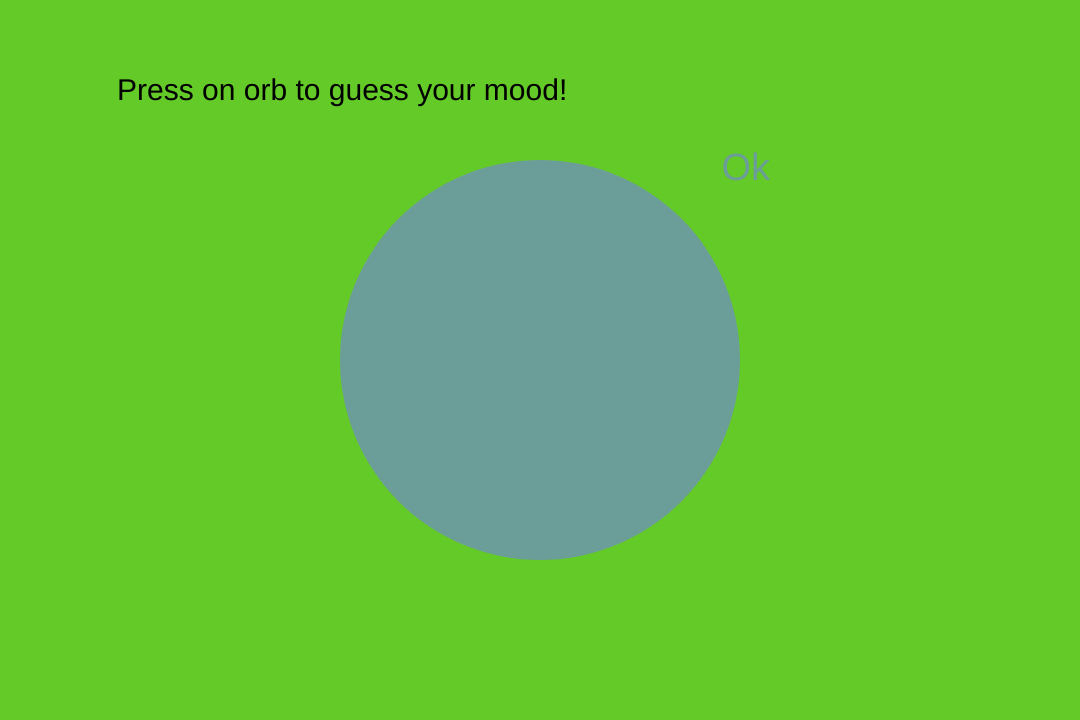
Frame 1 (no input)
Frame 60 (no input): identical to frame 1, image omitted
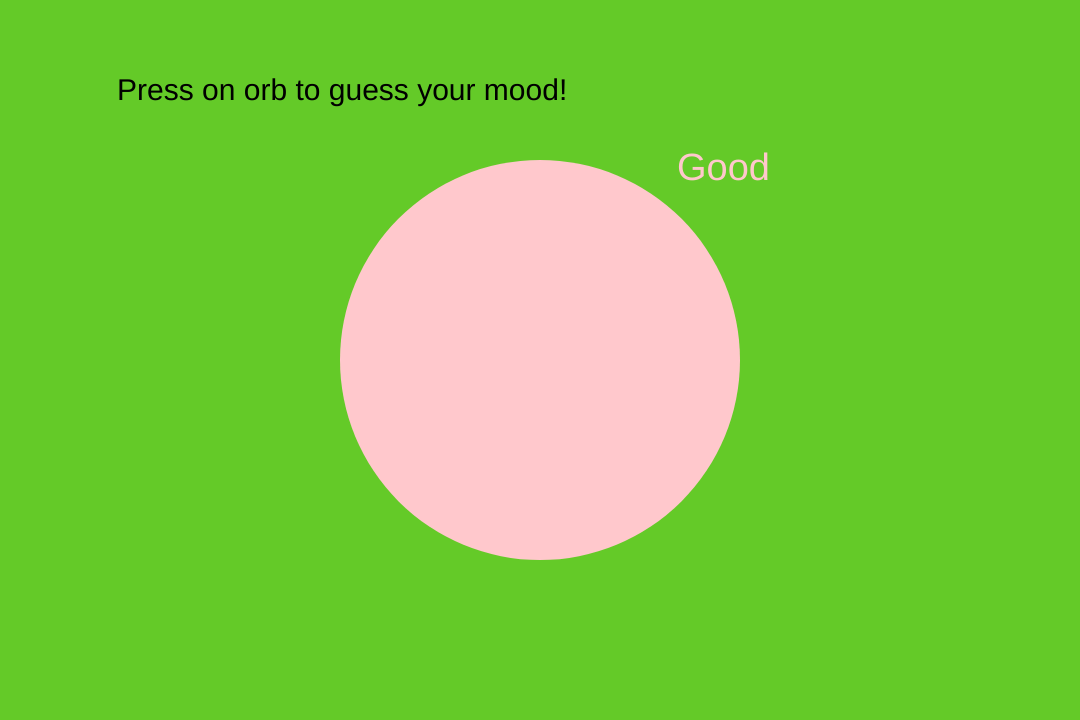
Frame 120 (the mouse pressed at the canvas centre since frame 60)

The p5.js sketch that drew these frames (run headless with seeded random() and noise() and a simulated clock; from frame 60 on, the mouse is pressed at the canvas centre):

// p5.js sketch
// ── sketch.js
var order = ["Ok","Good","Bad"];

var ok1 = [108,255,146];
var good1 = [158,200,54,200];
var bad1 = [153,204,28,41];

var ok2 = [228,30,216,220];
var good2 = [95,157,25,114];
var bad2 = [88,205,0,9];

var tick = 0;

function setup(){
    createCanvas(1080, 720);
}

function draw (){
    background(100, 202, 40);
    
    fill(0);
    textSize(30);
    text("Press on orb to guess your mood!",117,100);
    
    fill(ok1[tick],good1[tick],bad1[tick]);
    textSize(38);
    textAlign(RIGHT);
    text(order[tick],770,180);
    
    noStroke();
    textAlign(LEFT);
    

    
    fill(ok1[tick], good1[tick], bad1[tick]);
    ellipse(width/2,height/2,400,400);
   
    
}

function mousePressed() {
    
    tick = tick + 1;
    
    if(tick == order.length){
        tick = 0;
    }
}
